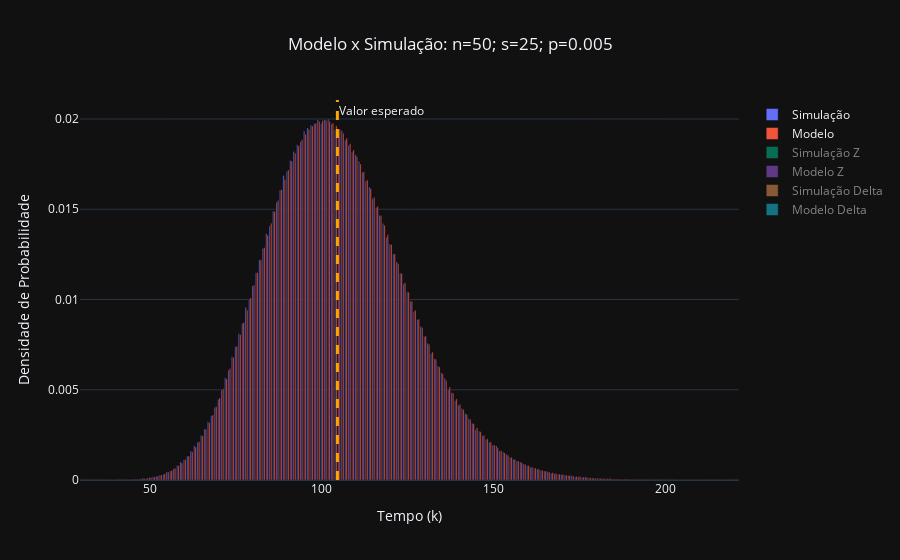
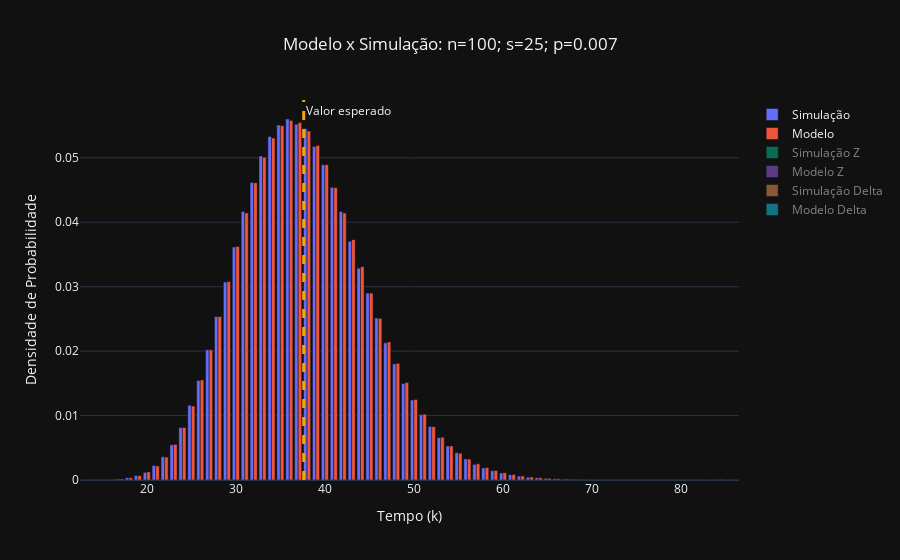
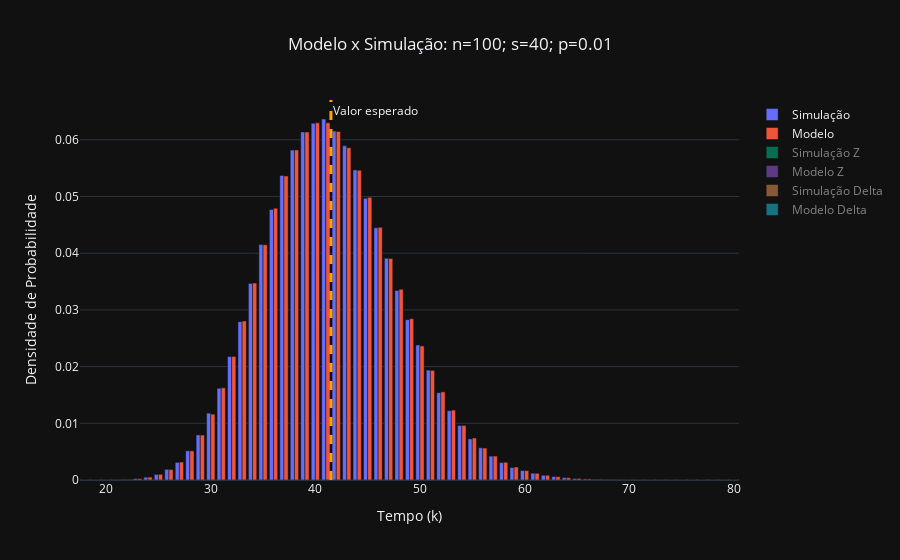

The notebook cell these images were saved under, in order:
### Code cell
compare_model_and_sim(50, 25, 0.005)
compare_model_and_sim(100, 25, 0.007)
compare_model_and_sim(100, 40, 0.01)
